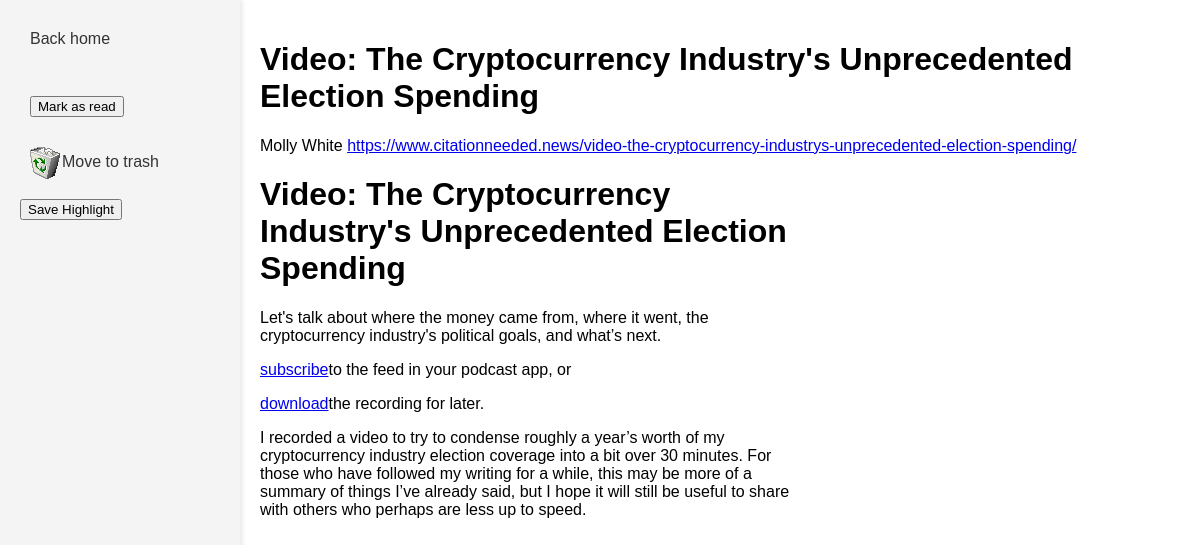
Before: /polls/article/88/ with the older database file.
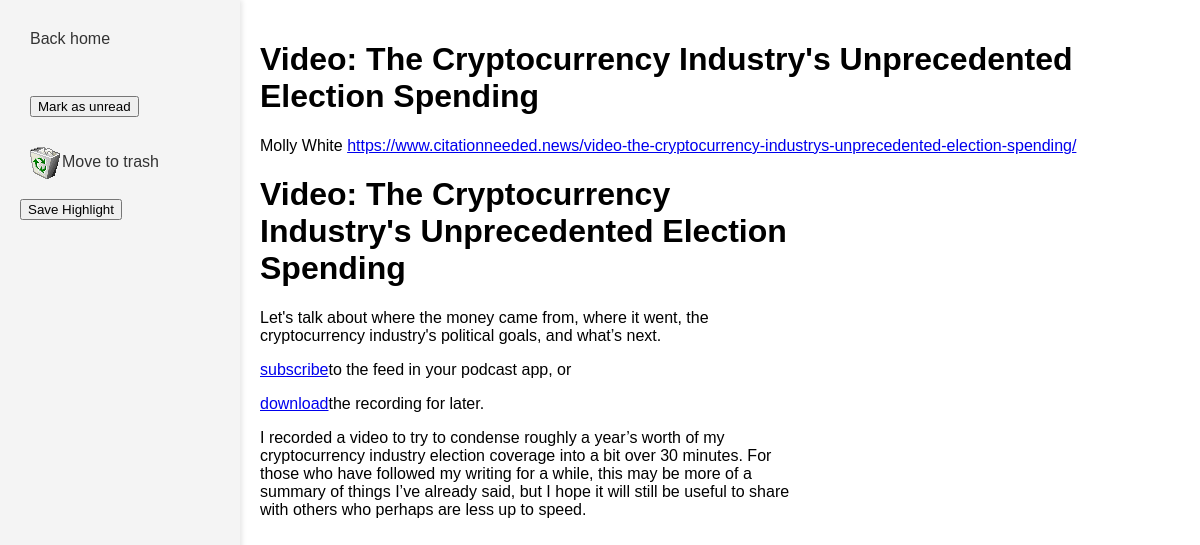
After: the same page with the newer database file.
### polls/views.py (the view)
# urls.py: path("article/<int:text_id>/", views.detail, name="detail"),
def detail(request, text_id):
    try:
        text = Text.objects.get(pk=text_id)
    except Text.DoesNotExist:
        raise Http404("Text does not exist")
    return render(request, "polls/detail.html", {"text": text})

### polls/templates/polls/detail.html (shortened to what this page needs)
{% load static %}
<link rel="stylesheet" href="{% static 'polls/style.css' %}">
<div class="menu-bar">
    <a href="{% url 'index' %}">Back home</a>
    <br/>
    {% if not text.read %}
    <a href="{% url 'read' text.id %}">
        <button>Mark as read</button>
    </a>
    {% else %}
    <a href="{% url 'read' text.id %}">
        <button>Mark as unread</button>
    </a>
    {% endif %}
    {% if not text.deleted %}
    <span><a href="{% url 'deleted' text.id %}"><img src="{% static 'polls/bin.png' %}" /><span>Move to trash</span></a></span>
    {% else %}
    <span><a href="{% url 'deleted' text.id %}"><img src="{% static 'polls/bin.png' %}" /><span>Remove from trash</span></a></span>
    {% endif %}
    <button id="save-highlight-btn" type="button">Save Highlight</button>
</div>
<div class="content">
<h1>{{ text.title }}</h1>
{{ text.author }}
<a href={{text.link}}>{{text.link}}</a>
<div class="article">
{{ text.content | safe}}
</div>
</div>

Changed rows visible on the page:
changed Text "Video: The Cryptocurrency Industry's Unprecedented Election Spending": read False → True (drawn)
Other visible differences:
text no longer shown: "Mark as read"
text now shown: "Mark as unread"
